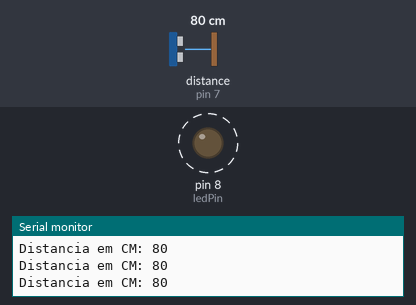
Recording of a sketch running on a simulated Arduino Uno, built with avr-gcc and run on an emulated ATmega328P. Shown: output pins drawn as LEDs (lit = HIGH), the last lines printed to the serial monitor. Wiring (inferred from the names in the program): ultrasonic range finder: trigger pin 6; echo pin 7. Dashed ring = blinking. Inputs (shaded band) come from the test bench; at power-on: distance to the obstacle (sensor on pin 7) 80 cm. The echo pulse lasts 58.3 µs per cm; pins used as bus, display or sensor lines are not drawn.

Above: at 1.28 s.
1.3 s: distance to the obstacle (sensor on pin 7) set to 2 cm
At 2.0 s:
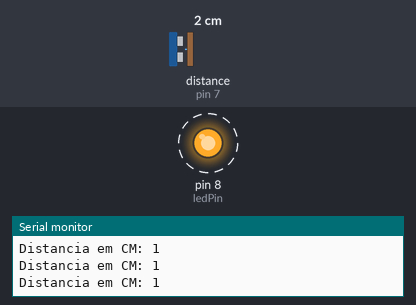
4.3 s: distance to the obstacle (sensor on pin 7) set to 18 cm
At 4.64 s:
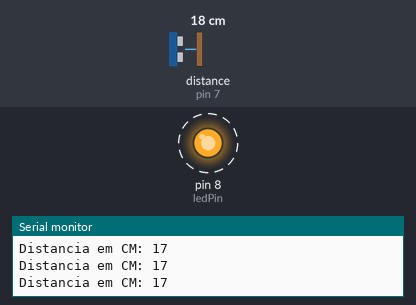
7.3 s: distance to the obstacle (sensor on pin 7) set to 120 cm
At 8.26 s:
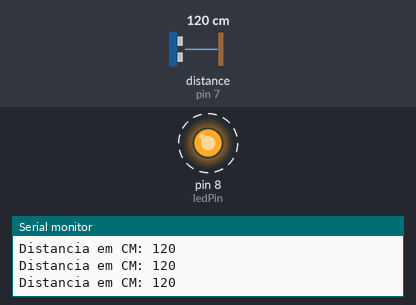
Timing chart, 0 to 16.3 s (numbered marks = the images above; inputs shaded):
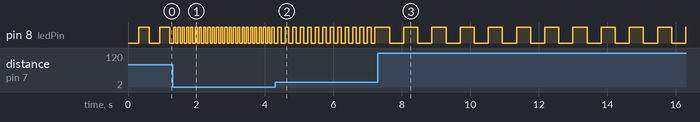

Measured:
- after the input at 1.3 s, pin 8 (ledPin): alternates HIGH for 0.06 s and LOW for 0.06 s, starting at once
- after the input at 4.3 s, pin 8 (ledPin): alternates HIGH for 0.11 s and LOW for 0.11 s, starting after 0.07 s
- after the input at 7.3 s, pin 8 (ledPin): alternates HIGH for 0.41 s and LOW for 0.41 s, starting after 0.34 s
- by itself, pin 8 (ledPin): alternates HIGH for 0.31 s and LOW for 0.31 s

The sketch:

v1_0_BuzzSemDelay.ino
```cpp
#define echoPin 7 //Pino 7 recebe o pulso do echo
#define trigPin 6 //Pino 6 envia o pulso para gerar o echo
int ledPin = 8;                // LED conectado ao pino digital 13
int value = LOW;                // último valor do LED
long previousMillis = 0;        // último momento que o LED foi atualizado
long intervalo = 1;           // tempo de transição entre estados (milisegundos)

void setup()
{
     Serial.begin(9600); //inicia a porta serial
   pinMode(echoPin, INPUT); // define o pino 13 como entrada (recebe)
   pinMode(trigPin, OUTPUT); // define o pino 12 como saida (envia)
  pinMode(ledPin, OUTPUT);      // configura o pino digital como saída
}

void loop()
{
    //seta o pino 12 com um pulso baixo "LOW" ou desligado ou ainda 0
    digitalWrite(trigPin, LOW);
  // delay de 2 microssegundos
    delayMicroseconds(2);
  //seta o pino 12 com pulso alto "HIGH" ou ligado ou ainda 1
    digitalWrite(trigPin, HIGH);
  //delay de 10 microssegundos
    delayMicroseconds(10);
  //seta o pino 12 com pulso baixo novamente
    digitalWrite(trigPin, LOW);
  //pulseInt lê o tempo entre a chamada e o pino entrar em high
    long duration = pulseIn(echoPin,HIGH);
  //Esse calculo é baseado em s = v . t, lembrando que o tempo vem dobrado
  //porque é o tempo de ida e volta do ultrassom
    long distancia = duration /29 / 2 ;
    intervalo = map(distancia, 0, 150, 50, 500);

Serial.print("Distancia em CM: ");
Serial.println(distancia);

  if (millis() - previousMillis > intervalo) {
    previousMillis = millis();   // lembre-se do último tempo que piscamos o LED
    // se o LED está apagado, acenda-o e vice-versa.
    if (value == LOW)
      value = HIGH;
    else
      value = LOW;
    digitalWrite(ledPin, value);
  }
}
```
